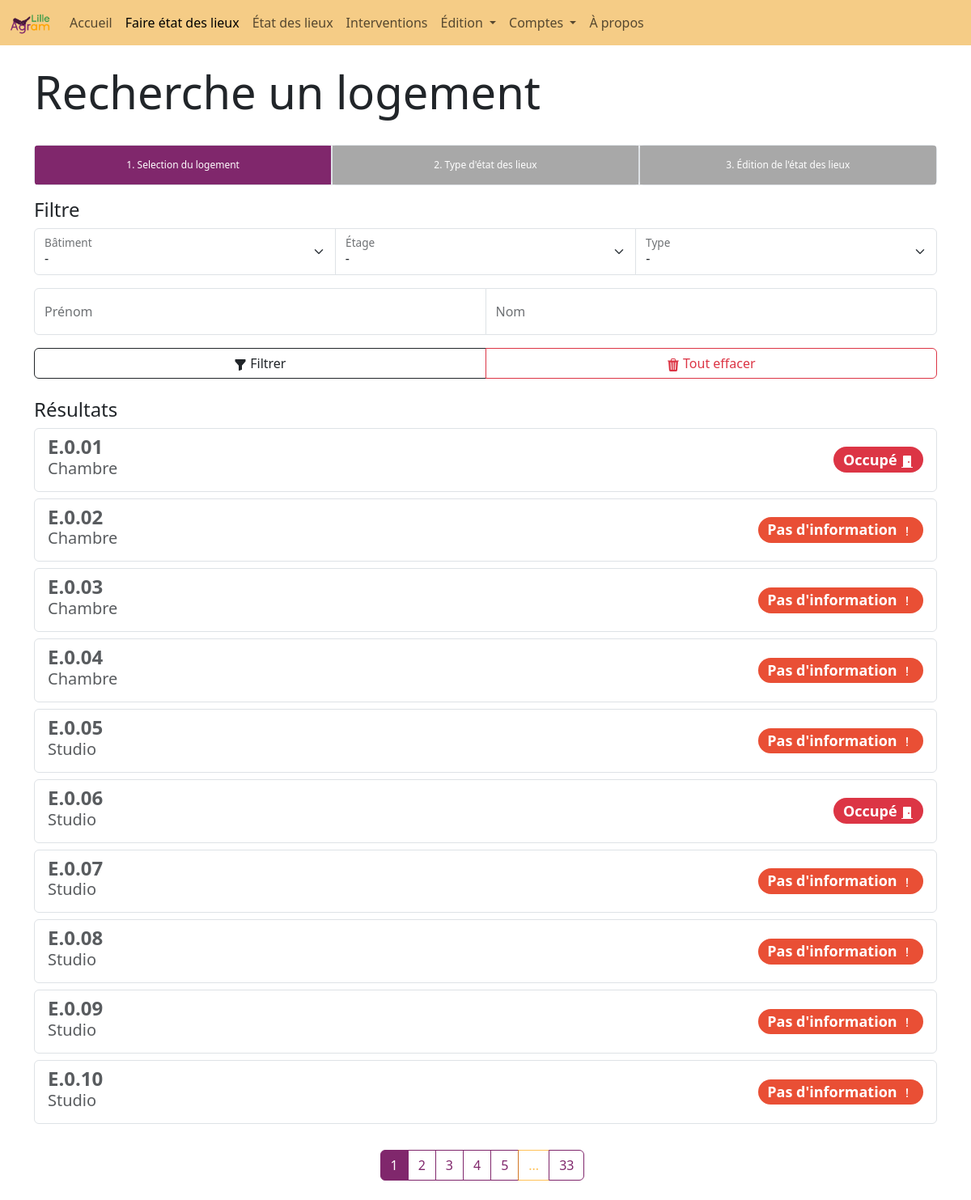
/recherche (signed in), run on the app's committed database.
### website/models.py (models this page shows)
class TypeLogement(db.Model):
    __tablename__ = "type_logement"
    id = db.Column(db.Integer, primary_key=True)
    type = db.Column(db.String(50))

### website/blueprints/edl.py (the view)
@edl.route('recherche', methods = ['GET', 'POST'])
@login_required
def recherche():
    TypesLogements = db.session.query(TypeLogement).all()
    i_page = request.args.get('pagination')
    if i_page is None:
        i_page = 0
    else:
        i_page = int(i_page)
    if request.method == 'POST':
        form = request.form
        ListeLogements = searchLogements(form)
    else:
        form = {'batiment':request.cookies.get('batiment') if request.cookies.get('batiment') else '-',
            'etage':request.cookies.get('etage') if request.cookies.get('etage') else '-',
            'type':request.cookies.get('type') if request.cookies.get('type') else '-',
            'prenom':request.cookies.get('prenom') if request.cookies.get('prenom') else '',
            'nom':request.cookies.get('nom') if request.cookies.get('nom') else ''}
        ListeLogements = searchLogements(form)
    ListeLogements, ListeBoutton = pagination(ListeLogements, i_page, current_user.max_item_par_page)
    resp = make_response(render_template('recherche.html', form=form, active=activePage(1), len=len, str=str, user=current_user, TypesLogements=TypesLogements, ListeLogements=ListeLogements, ListeBoutton=ListeBoutton))
    resp.set_cookie('batiment', form['batiment'])
    resp.set_cookie('etage', form['etage'])
    resp.set_cookie('type', form['type'])
    resp.set_cookie('prenom', form['prenom'])
    resp.set_cookie('nom', form['nom'])
    return resp

### website/__init__.py (called while the page is built)
def create_app():
    app = Flask(__name__)
    secrey_key = uuid.uuid4().hex
    app.config['SECRET_KEY'] = "meow" #secrey_key
    app.config['SQLALCHEMY_DATABASE_URI'] = f'sqlite:///{DB_NAME}'
    db.init_app(app)
    from .blueprints.views import views
    from .blueprints.auth import auth
    from .blueprints.edition import edition
    from .blueprints.edl import edl
    app.register_blueprint(views, url_prefix = '/')
    app.register_blueprint(auth, url_prefix = '/')
    app.register_blueprint(edition, url_prefix = '/')
    app.register_blueprint(edl, url_prefix = '/')
    from .models import User
    with app.app_context():
        db.create_all()
    login_manager = LoginManager()
    login_manager.login_view = 'auth.login'
    login_manager.init_app(app)
    @login_manager.user_loader
    def load_user(id):
        return User.query.get(int(id))
    return app

### website/functions.py (called while the page is built)
def activePage(id: int) -> ...:
    len = 20
    active = len * ['']
    active[id] = 'active'
    return active

### website/templates/edl/recherche.html (shortened to what this page needs)
{% extends "base.html" %}
{% block content %}
<br>
<h1 class="display-4">Recherche un logement</h1>
<br>
<div class="progress-stacked  mb-3" style="height: 50px">
  <div class="progress border" role="progressbar" style="height: 50px; width: 33%">
    <div class="progress-bar">1. Selection du logement</div>
  </div>
  <div class="progress border" role="progressbar" style="height: 50px; width: 34%">
    <div class="progress-bar" style="background-color: rgb(168, 168, 168);">2. Type d'état des lieux</div>
  </div>
  <div class="progress border" role="progressbar" style="height: 50px; width: 33%">
    <div class="progress-bar" style="background-color: rgb(168, 168, 168);">3. Édition de l'état des lieux</div>
  </div>
</div>
<form id="filtre-form" method="post">
  <h4>Filtre</h4>
  <div class="input-group mb-3">
    <div class="form-floating col">
      <select id="batiment" name="batiment" class="form-select">
        {% for bat in ['-', 'A', 'B', 'C', 'D', 'E', 'F', 'TA', 'TB'] %}
          {% if form.batiment == bat %}
            <option value="{{bat}}" selected>{{bat}}</option>
          {% else %}
            <option value="{{bat}}">{{bat}}</option>
          {% endif %}
        {% endfor %}
      </select>
      <label for="batiment">Bâtiment</label>
    </div>
    <div class="form-floating col">
      <select id="etage" name="etage" class="form-select">
        {% for etage in ['-', 0, 1, 2, 3, 4, 5, 6] %}
          {% if form.etage == str(etage) %}
            <option selected value="{{etage}}">{{etage}}</option>
          {% else %}
            <option value="{{etage}}">{{etage}}</option>
          {% endif %}
        {% endfor %}
      </select>
      <label for="etage">Étage</label>
    </div>
    <div class="form-floating col">
      <select id="type" name="type" class="form-select">
            <option value="-">-</option>
      </select>
      <label for="inputType">Type</label>
    </div>
  </div>
  <div class="input-group mb-3">
    <div class="form-floating col-md">
        <input type="text" id="prenom" name="prenom" class="form-control" placeholder="Prénom" value="{{form.prenom}}">
        <label for="prenom">Prénom</label>
    </div>
    <div class="form-floating col-md">
        <input type="text"id="nom" name="nom" class="form-control" placeholder="Nom" value="{{form.nom}}">
        <label for="nom">Nom</label>
    </div>
  </div>
  <div class="d-grid row g-1">
    <div class="btn-group btn-group-justified">
      {% if user.mode == 'dark' %}
        <button type="submit" class="btn btn-outline-light" style="width:  25%;">
          <svg xmlns="http://www.w3.org/2000/svg" width="16" height="16" fill="currentColor" class="bi bi-funnel-fill" viewBox="0 0 16 16">
            <path d="M1.5 1.5A.5.5 0 0 1 2 1h12a.5.5 0 0 1 .5.5v2a.5.5 0 0 1-.128.334L10 8.692V13.5a.5.5 0 0 1-.342.474l-3 1A.5.5 0 0 1 6 14.5V8.692L1.628 3.834A.5.5 0 0 1 1.5 3.5z"/>
          </svg>
          Appliquer les filtres
        </button>
      {% else %}
        <button type="submit" class="btn btn-outline-dark" style="width:  25%;">
          <svg xmlns="http://www.w3.org/2000/svg" width="16" height="16" fill="currentColor" class="bi bi-funnel-fill" viewBox="0 0 16 16">
            <path d="M1.5 1.5A.5.5 0 0 1 2 1h12a.5.5 0 0 1 .5.5v2a.5.5 0 0 1-.128.334L10 8.692V13.5a.5.5 0 0 1-.342.474l-3 1A.5.5 0 0 1 6 14.5V8.692L1.628 3.834A.5.5 0 0 1 1.5 3.5z"/>
          </svg>
          Filtrer
        </button>
      {% endif %}
      <button type="button" class="btn btn-outline-danger" style="width:  25%;" onclick="reinitialiserFiltre()">
        Tout effacer
      </button>
    </div>
  </div>
</form>
{% if ListeLogements %}
  <br>
  {% if len(ListeLogements) == 1 %}
    <h4>Résultat</h4>
  {% else %}
    <h4>Résultats</h4>
  {% endif %}
<div class="list-group">
  {% for logement in ListeLogements %}
    <h4>
      <a href="/recherche/logement-{{logement.id_logement}}/" class="rounded list-group-item list-group-item-action d-flex justify-content-between align-items-center">
        <div>
          <strong>{{logement.nom_logement}}</strong> <h5>{{logement.type_logement}}</h5>
        </div>
        {% if logement.etat_logement == None %}
          <span class="badge bg-warning rounded-pill">
            Pas d'information
            <svg xmlns="http://www.w3.org/2000/svg" width="16" height="16" fill="currentColor" class="bi bi-exclamation-lg" viewBox="0 0 16 16">
              <path d="M7.005 3.1a1 1 0 1 1 1.99 0l-.388 6.35a.61.61 0 0 1-1.214 0zM7 12a1 1 0 1 1 2 0 1 1 0 0 1-2 0"/>
            </svg>
          </span>
        {% elif logement.etat_logement == "arrivee" %}
          <span class="badge bg-danger rounded-pill">
            Occupé
            <svg xmlns="http://www.w3.org/2000/svg" width="16" height="16" fill="currentColor" class="bi bi-door-closed-fill" viewBox="0 0 16 16">
              <path d="M12 1a1 1 0 0 1 1 1v13h1.5a.5.5 0 0 1 0 1h-13a.5.5 0 0 1 0-1H3V2a1 1 0 0 1 1-1zm-2 9a1 1 0 1 0 0-2 1 1 0 0 0 0 2"/>
            </svg>
          </span>
        {% endif %}
      </a>
    </h4>
  {% endfor %}
</div>
  {% else %}
  <br>
  <h5><em>Rajoute des filtres pour selectionner un logement!
    Il est posible que le filtre appliqué ne donne aucun résultat.
  </em></h5>
{% endif %}
{% include "pagination.html" %}
{% endblock %}

### website/templates/base.html (style rules this page uses)
body { padding-top: 56px; }

### data on the page
TypeLogement: type_logement "Chambre", nom_logement "E.0.02", type_logement "Chambre", shows "Pas d'information", nom_logement "E.0.03", nom_logement "E.0.04"
TypeLogement: nom_logement "E.0.05", type_logement "Studio", shows "Pas d'information", type_logement "Studio", nom_logement "E.0.07", nom_logement "E.0.08", nom_logement "E.0.09", nom_logement "E.0.10"

### other printed values
{{ logement.nom_logement }} "E.0.01" "E.0.06"
{{ Bouton.identifiant }} "1"
{{ Bouton.identifiant }} "2" "3" "4" "5" "33"
{{ Bouton.identifiant }} "..."
form field batiment "-"
form field etage "-"
